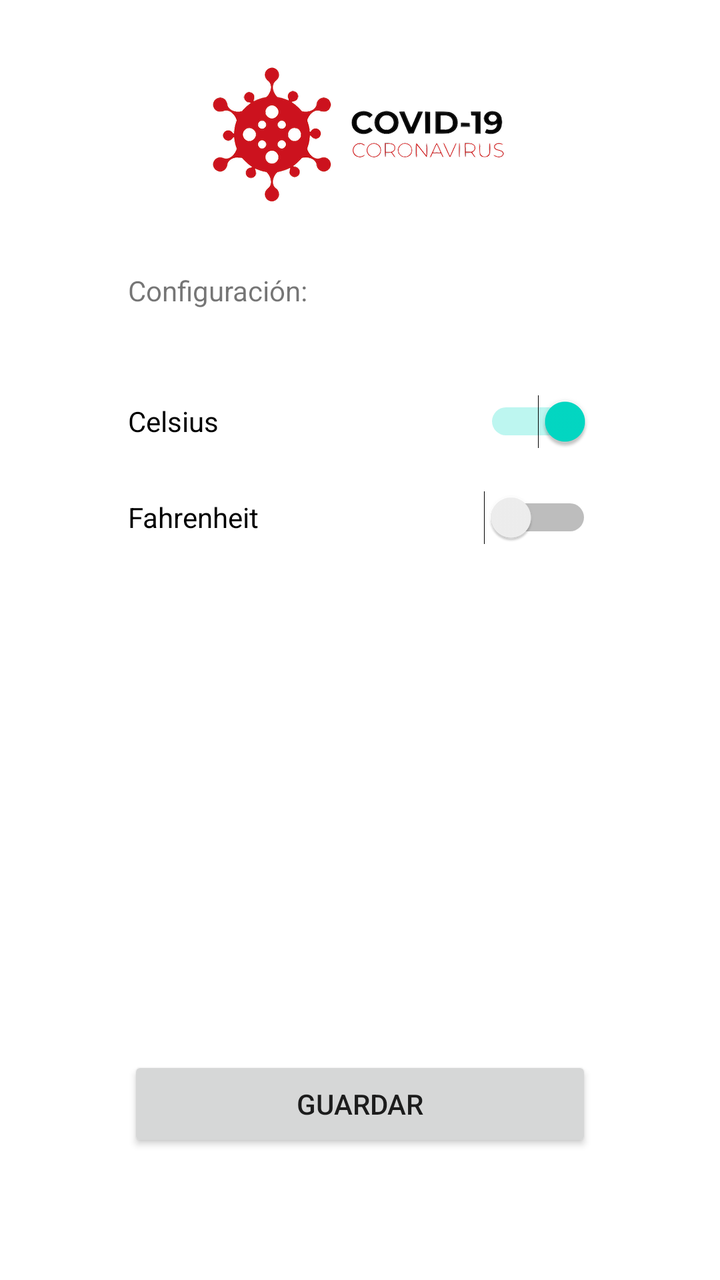
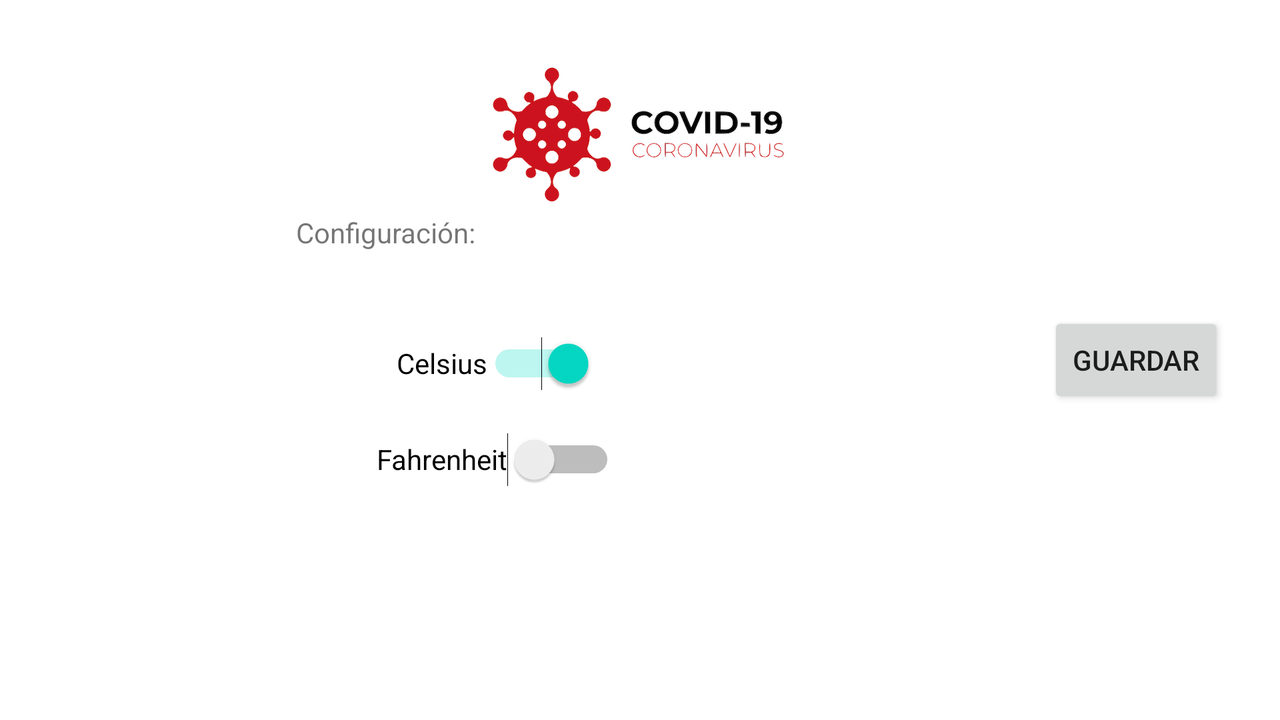

Compare how this app lays out the same screen by default and in its alternative resource folder. The renders come first, then the two layout files and the values they reference.
<!-- AndroidManifest.xml: application theme Theme.Primera_aplicacion -->
<!-- res/layout/activity_settings.xml -->
<?xml version="1.0" encoding="utf-8"?>
<LinearLayout xmlns:android="http://schemas.android.com/apk/res/android"
    xmlns:app="http://schemas.android.com/apk/res-auto"
    xmlns:tools="http://schemas.android.com/tools"
    android:layout_width="match_parent"
    android:layout_height="match_parent"
    android:layout_gravity="top"
    android:gravity="center_horizontal"
    android:orientation="vertical"
    tools:context=".SettingsActivity">

    <ImageView
        android:id="@+id/imgViewInicial"
        android:layout_width="wrap_content"
        android:layout_height="wrap_content"
        android:layout_marginTop="32dp"
        android:contentDescription="@string/pic_covid_title"
        app:srcCompat="@drawable/covid" />

    <LinearLayout
        android:layout_width="match_parent"
        android:layout_height="wrap_content"
        android:gravity="center|top"
        android:orientation="vertical"
        android:layout_marginTop="32dp"
        android:layout_marginBottom="64dp"
        android:layout_marginStart="64dp"
        android:layout_marginEnd="64dp">

        <TextView
            android:layout_width="match_parent"
            android:layout_height="wrap_content"
            android:layout_marginBottom="32dp"
            android:text="@string/titulo_configuracion" />

        <Switch
            android:id="@+id/switchCelsius"
            android:layout_width="match_parent"
            android:layout_height="wrap_content"
            android:minHeight="48dp"
            android:text="@string/txt_switch_celsius"
            android:checked="true"
            tools:ignore="UseSwitchCompatOrMaterialXml" />

        <Switch
            android:id="@+id/switchFahrenheit"
            android:layout_width="match_parent"
            android:layout_height="wrap_content"
            android:minHeight="48dp"
            android:text="@string/txt_switch_fahrenheit"
            android:checked="false"
            tools:ignore="UseSwitchCompatOrMaterialXml" />

        <View
            android:layout_width="match_parent"
            android:layout_height="0dp"
            android:layout_weight="1"/>

        <Button
            android:id="@+id/btnGuardar"
            android:layout_width="match_parent"
            android:layout_height="wrap_content"
            android:layout_gravity="center"
            android:text="@string/txt_btn_guardar" />

    </LinearLayout>



</LinearLayout>
<!-- resources referenced by this layout -->
<resources>
  <!-- drawable covid: png bitmap (drawable-hdpi, 22488 bytes) -->
  <string name="pic_covid_title">covid19</string>
  <string name="titulo_configuracion">Configuración:</string>
  <string name="txt_btn_guardar">Guardar</string>
  <string name="txt_switch_celsius">Celsius</string>
  <string name="txt_switch_fahrenheit">Fahrenheit</string>
  <style name="Theme.Primera_aplicacion" parent="Theme.MaterialComponents.DayNight.DarkActionBar">
          
          <item name="colorPrimary">@color/purple_500</item>
          <item name="colorPrimaryVariant">@color/purple_700</item>
          <item name="colorOnPrimary">@color/white</item>
          
          <item name="colorSecondary">@color/teal_200</item>
          <item name="colorSecondaryVariant">@color/teal_700</item>
          <item name="colorOnSecondary">@color/black</item>
          
          <item name="android:statusBarColor">?attr/colorPrimaryVariant</item>
          
      </style>
  <color name="purple_500">#FF6200EE</color>
  <color name="purple_700">#FF3700B3</color>
  <color name="white">#FFFFFFFF</color>
  <color name="teal_200">#FF03DAC5</color>
  <color name="teal_700">#FF018786</color>
  <color name="black">#FF000000</color>
</resources>
<!-- res/layout-land/activity_settings.xml (the author's variant of the layout above) -->
<!-- drawn on the phone turned sideways -->
<?xml version="1.0" encoding="utf-8"?>
<androidx.constraintlayout.widget.ConstraintLayout xmlns:android="http://schemas.android.com/apk/res/android"
    xmlns:app="http://schemas.android.com/apk/res-auto"
    xmlns:tools="http://schemas.android.com/tools"
    android:layout_width="match_parent"
    android:layout_height="match_parent"
    android:layout_gravity="top"
    android:orientation="vertical"
    tools:context=".SettingsActivity">

    <ImageView
        android:id="@+id/imgViewInicial"
        android:layout_width="wrap_content"
        android:layout_height="wrap_content"
        android:layout_marginTop="32dp"
        android:contentDescription="@string/pic_covid_title"
        app:layout_constraintEnd_toEndOf="parent"
        app:layout_constraintStart_toStartOf="parent"
        app:layout_constraintTop_toTopOf="parent"
        app:srcCompat="@drawable/covid" />

    <LinearLayout
        android:layout_width="200dp"
        android:layout_height="wrap_content"
        android:gravity="center"
        android:orientation="vertical"
        app:layout_constraintBottom_toBottomOf="parent"
        app:layout_constraintEnd_toStartOf="@+id/guideline4"
        app:layout_constraintStart_toStartOf="parent"
        app:layout_constraintTop_toTopOf="parent" >

        <TextView
            android:layout_width="match_parent"
            android:layout_height="wrap_content"
            android:layout_marginBottom="32dp"
            android:text="@string/titulo_configuracion" />

        <Switch
            android:id="@+id/switchCelsius"
            android:layout_width="wrap_content"
            android:layout_height="wrap_content"
            android:checked="true"
            android:minHeight="48dp"
            android:text="@string/txt_switch_celsius"
            tools:ignore="UseSwitchCompatOrMaterialXml" />

        <Switch
            android:id="@+id/switchFahrenheit"
            android:layout_width="wrap_content"
            android:layout_height="wrap_content"
            android:checked="false"
            android:minHeight="48dp"
            android:text="@string/txt_switch_fahrenheit"
            tools:ignore="UseSwitchCompatOrMaterialXml" />

    </LinearLayout>

    <Button
        android:id="@+id/btnGuardar"
        android:layout_width="wrap_content"
        android:layout_height="wrap_content"
        android:layout_gravity="center"
        android:text="@string/txt_btn_guardar"
        app:layout_constraintBottom_toBottomOf="parent"
        app:layout_constraintEnd_toEndOf="parent"
        app:layout_constraintStart_toStartOf="@+id/guideline4"
        app:layout_constraintTop_toTopOf="parent" />

    <androidx.constraintlayout.widget.Guideline
        android:id="@+id/guideline4"
        android:layout_width="wrap_content"
        android:layout_height="wrap_content"
        android:orientation="vertical"
        app:layout_constraintGuide_begin="496dp" />


</androidx.constraintlayout.widget.ConstraintLayout>
